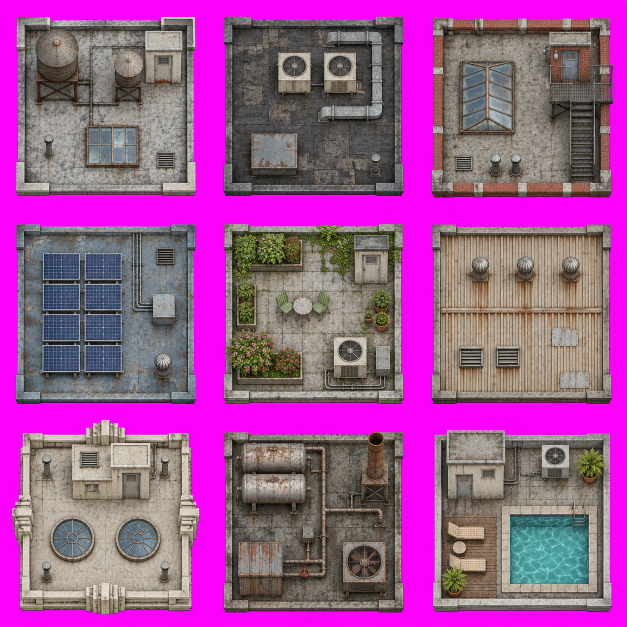
#> input picture assets/raw/building_variants_3x3.png, 1254 x 1254 px (shown at 1/2 size)
$ python process_city_variants.py
#> lines starting #> are read from the running program, lines starting #| are printed output that depends on the picture
"""Extract generated city art sheets and record their source metadata."""
import json
from pathlib import Path
from PIL import Image

ROOT = Path(__file__).resolve().parents[1]
manifest = {"sources": {}, "buildings": [], "sidewalks": []}


def remove_magenta(image):
    pixels = []
    for r, g, b, a in image.convert("RGBA").getdata():
        strength = min(r, b) - g
        if strength > 100:
            pixels.append((g, g, g, 0))
        elif strength > 35 and r > 150 and b > 120:
            pixels.append((min(r, g + 55), g, min(b, g + 55), int(a * (100 - strength) / 65)))
        else:
            pixels.append((r, g, b, a))
    result = Image.new("RGBA", image.size)
    result.putdata(pixels)
    return result


for kind, source_name, names, grid, max_size in [
    ("buildings", "building_variants_3x3.png", [f"building_{i:02}" for i in range(6, 15)], 3, 512),
    ("sidewalks", "sidewalk_variants_2x2.png", [f"sidewalk_{i:02}" for i in range(2, 5)], 2, 768),
]:
    sheet = remove_magenta(Image.open(ROOT / "assets/raw" / source_name))
#> in remove_magenta, `pixels = []`: pixels = []
#> the loop in remove_magenta, `for r, g, b, a in image.convert("RGBA").getdata():` made 1572516 passes
#> (r, g, b, strength) on passes 1 to 3: (240, 12, 240, 228), (248, 9, 248, 239), (250, 4, 250, 246)
#> after the loop in remove_magenta, `for r, g, b, a in image.convert("RGBA").getdata():`: pixels = 1572516 items
#> in remove_magenta, `result = Image.new("RGBA", image.size)`: result: PIL image 1254x1254 RGBA; every value is 0
#> in remove_magenta, `result.putdata(pixels)`:
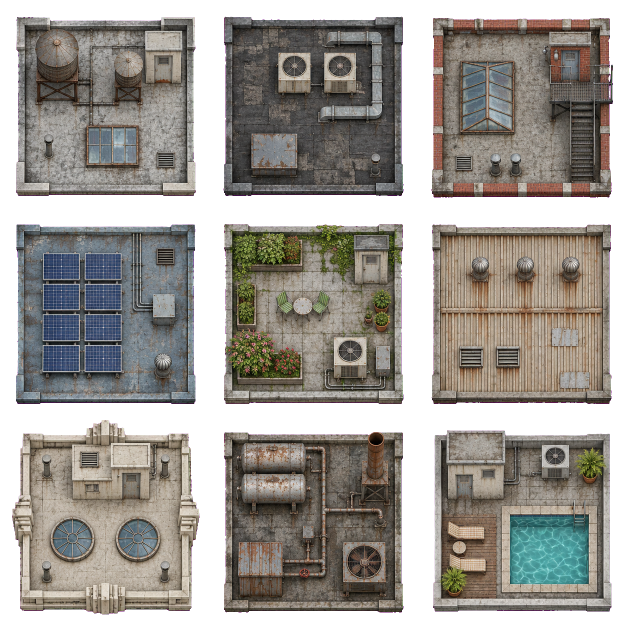
#> result: PIL image 1254x1254 RGBA (shown at 1/2 size); mean R, G, B, A 86.8, 82.9, 77.1, 182.4; transparent parts drawn white
    cell_width, cell_height = sheet.width // grid, sheet.height // grid
#> cell_width = 418; cell_height = 418
    manifest["sources"][kind] = f"assets/raw/{source_name}"
    for index, name in enumerate(names):
        column, row = index % grid, index // grid
        cell = sheet.crop((column * cell_width, row * cell_height,
                           (column + 1) * cell_width, (row + 1) * cell_height))
        bounds = cell.getbbox()
        assert bounds and bounds[0] > 0 and bounds[1] > 0
        assert bounds[2] < cell.width and bounds[3] < cell.height
        sprite = cell.crop(bounds)
        sprite.thumbnail((max_size, max_size), Image.Resampling.LANCZOS)
        sprite.save(ROOT / "assets/sprites" / f"{name}.png")
        manifest[kind].append({
            "name": name, "source": f"assets/raw/{source_name}", "cell": index,
            "crop": bounds, "size": sprite.size, "alpha": True, "edge_touch": False,
        })
#> this loop made 9 passes
#> bounds on passes 1 to 9: (32, 34, 392, 392), (29, 33, 389, 392), (27, 36, 390, 395), (32, 31, 391, 390), (30, 30, 389, 390), (27, 31, 387, 390), (24, 4, 399, 393), (30, 28, 389, 389), (30, 24, 387, 387)
#> pass 1, `cell = sheet.crop((column * cell_width, row * cell_height, (column + 1..`:
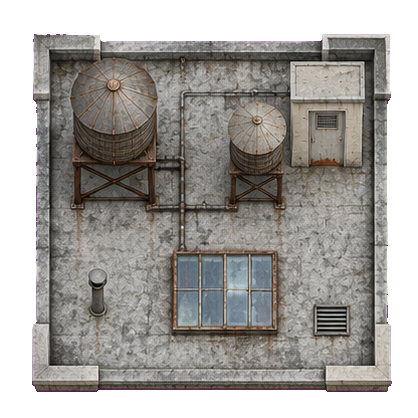
#> cell: PIL image 418x418 RGBA; mean R, G, B, A 92.2, 89.1, 85.6, 181.5; transparent parts drawn white
#> pass 1, `sprite = cell.crop(bounds)`:
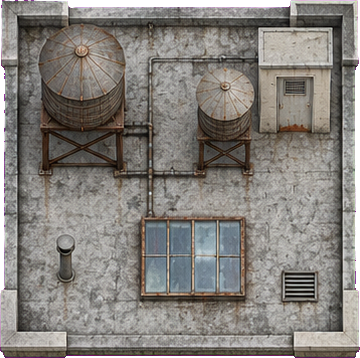
#> sprite: PIL image 360x358 RGBA; mean R, G, B, A 124.3, 120.2, 115.4, 246.1; transparent parts drawn white
#> pass 2, `cell = sheet.crop((column * cell_width, row * cell_height, (column + 1..`:
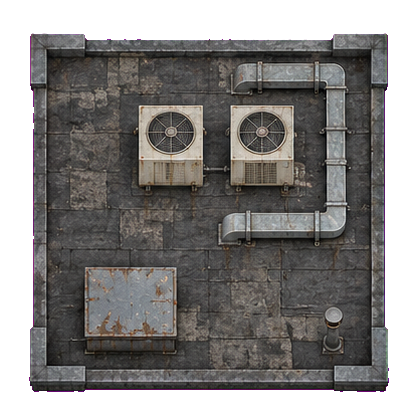
#> cell: PIL image 418x418 RGBA; mean R, G, B, A 64, 61.8, 60.4, 182; transparent parts drawn white
#> pass 2, `sprite = cell.crop(bounds)`:
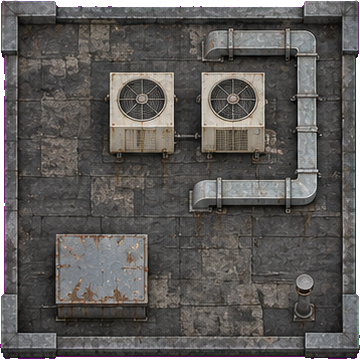
#> sprite: PIL image 360x359 RGBA; mean R, G, B, A 85.9, 83, 81, 246; transparent parts drawn white
#> after the loop:
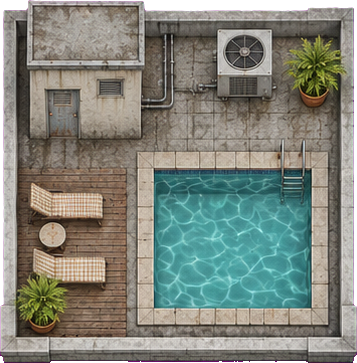
#> sprite: PIL image 357x363 RGBA; mean R, G, B, A 120.2, 124.5, 114.7, 245.2; transparent parts drawn white
#> pass 2 of the loop `for kind, source_name, names, grid, max_size in [`:
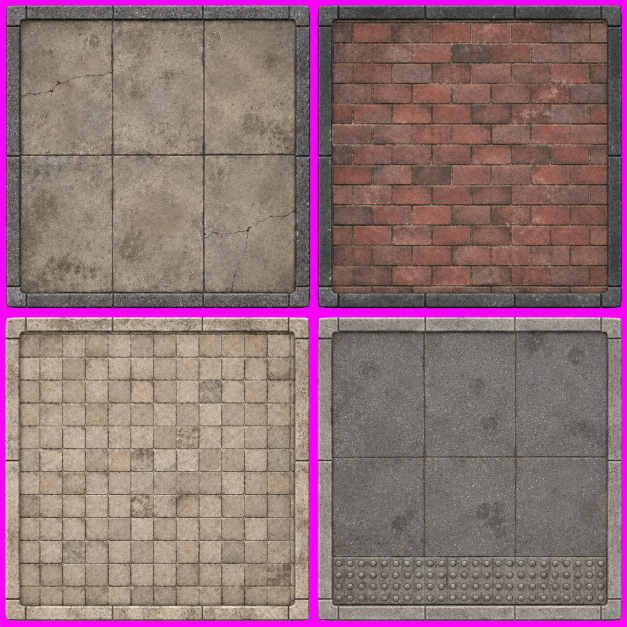
#> input picture assets/raw/sidewalk_variants_2x2.png, 1254 x 1254 px (shown at 1/2 size)
#> the loop in remove_magenta (call 2), `for r, g, b, a in image.convert("RGBA").getdata():` made 1572516 passes
#> (r, g, b, strength) on passes 1 to 3: (242, 29, 240, 211), (249, 24, 247, 223), (251, 9, 248, 239)
#> the loop `for index, name in enumerate(names):` made 3 passes
#> bounds on passes 1 to 3: (12, 10, 620, 616), (8, 10, 617, 616), (10, 7, 619, 615)
#> pass 1, `cell = sheet.crop((column * cell_width, row * cell_height, (column + 1..`:
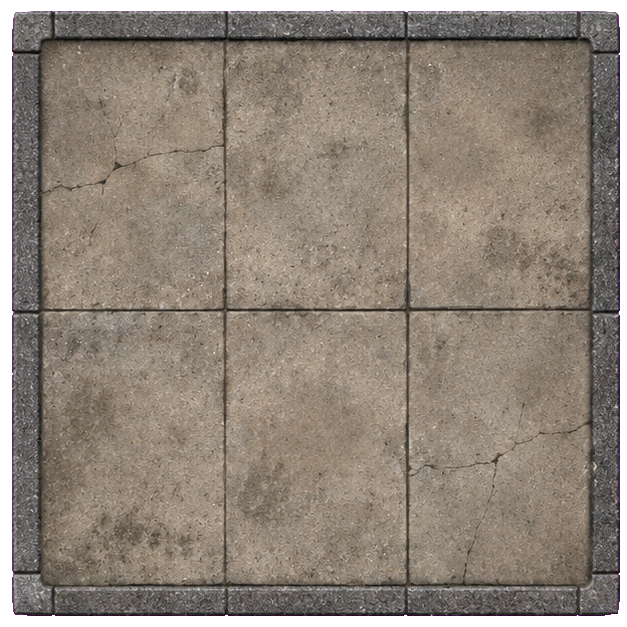
#> cell: PIL image 627x627 RGBA; mean R, G, B, A 127, 116.4, 105.2, 238.5; transparent parts drawn white
#> after the loop `for index, name in enumerate(names):`:
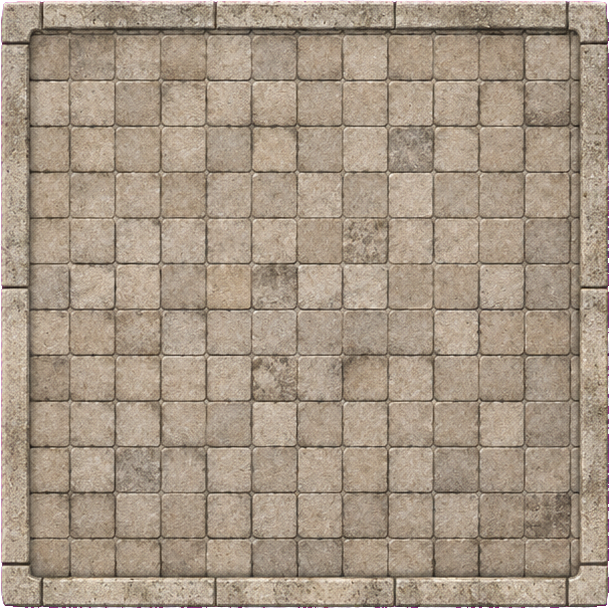
#> sprite: PIL image 609x608 RGBA; mean R, G, B, A 165.6, 149.6, 131.9, 253.7; transparent parts drawn white

(ROOT / "assets/sprites/city-variants-manifest.json").write_text(json.dumps(manifest, indent=2) + "\n")
print(f"Extracted {len(manifest['buildings'])} rooftops and {len(manifest['sidewalks'])} sidewalk styles")
